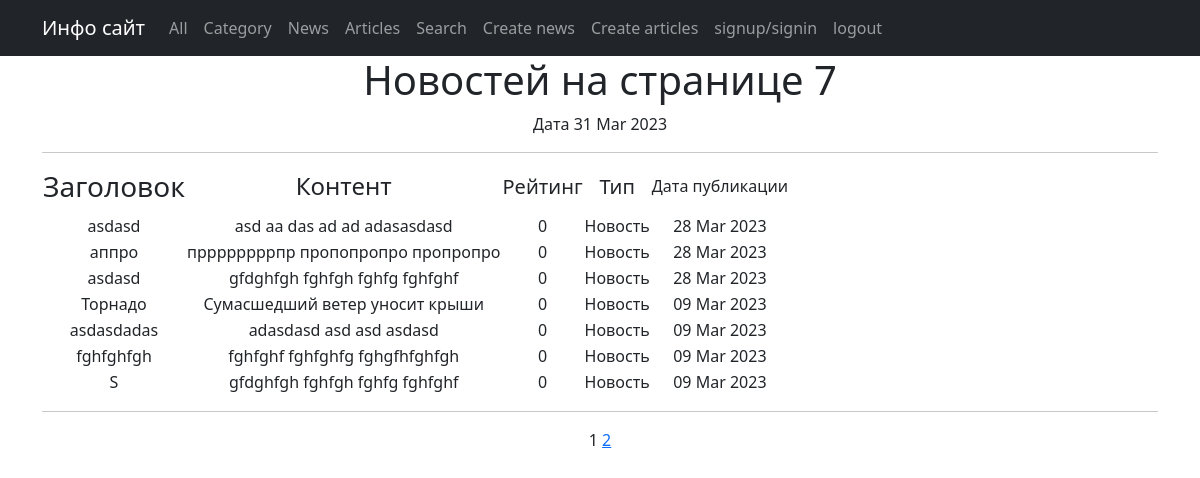
Page /posts/news/ on the earlier database version.
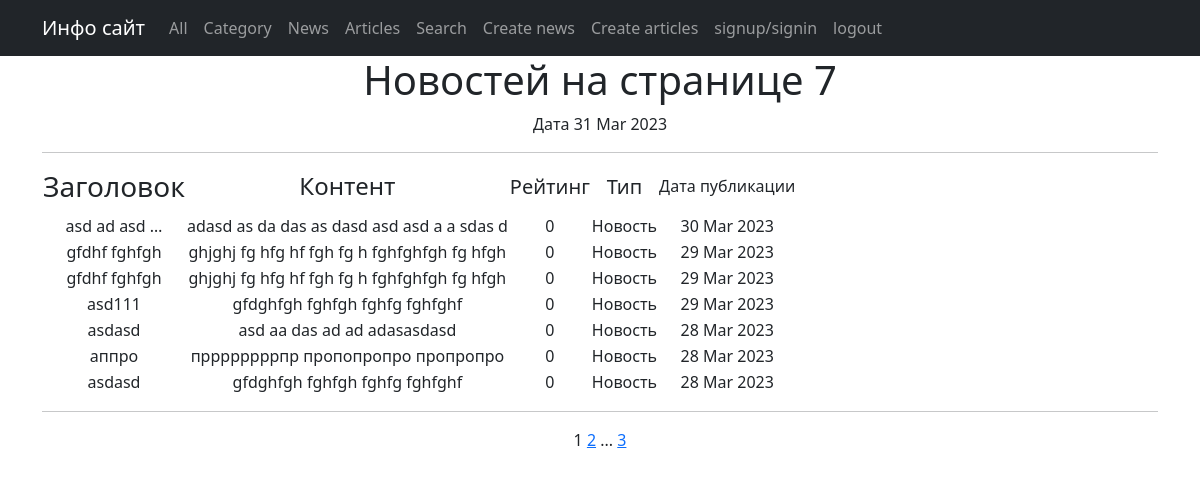
Same page on the later database version.
### posts/models.py (models this page shows, shortened)
class Post(models.Model):
    article = 'ARTI'
    news = 'NEWS'
    POST_TYPE = [
        (article, 'Статья'),
        (news, 'Новость')
    ]
    author = models.ForeignKey(Author, on_delete=models.CASCADE)
    types = models.CharField(max_length=4, choices=POST_TYPE, default=news)
    time_date = models.DateTimeField(auto_now_add=True)
    category = models.ManyToManyField(Category, through='PostCategory')
    title = models.CharField(max_length=255, blank=False)
    content = models.TextField(blank=False)
    rating = models.IntegerField(default=0)

### posts/views.py (the view)
# urls.py: path('news/', NewsList.as_view(), name='news_list'),
class NewsList(ListView):
    model = Post
    queryset = Post.objects.filter(types='NEWS')
    ordering = '-time_date'
    template_name = 'news.html'
    context_object_name = 'news'
    paginate_by = 7
    def get_queryset(self):
        queryset = super().get_queryset()
        self.filterset = PostFilter(self.request.GET, queryset)
        return self.filterset.qs
    def get_context_data(self, **kwargs):
        context = super().get_context_data(**kwargs)
        context['num_of_news'] = len(Post.objects.filter(types='NEWS'))
        return context

### posts/templatetags/custom_filters.py (called while the page is built)
@register.filter()
def censor(value):
    new_list = list(value.split())
    if isinstance(value, str):
        for i in range(len(new_list)):
            if new_list[i].lower() in censor_list:
                s = new_list[i]
                new_list[i] = s[:2] + '*' * (len(s) - 2)
        return ' '.join(new_list)
    else:
        raise TypeError('Объект не является строкой')

### posts/templatetags/custom_tags.py (called while the page is built)
@register.simple_tag()
def current_time(format_string='%b %d %Y'):
    return datetime.utcnow().strftime(format_string)

### templates/news.html (shortened to what this page needs)
{% extends 'flatpages/default.html' %}
{% load custom_filters %}
{% load custom_tags %}
{% block content %}
<h1>Новостей на странице {{ news|length }} </h1>
Дата {% current_time '%d %b %Y' %}
<hr>
    {% if news %}
        <table>
            <tr>
                <td><h3>Заголовок</h3></td>
                <td><h4>Контент</h4></td>
                <td><h5>Рейтинг</h5></td>
                <td><h5>Тип</h5></td>
                <td><h6>Дата публикации</h6></td>
            </tr>
            {% for new in news %}
            <tr>
                <td>{{ new.title|truncatewords:3|censor }}</td>
                <td>{{ new.content|truncatewords:20|censor }}</td>
                <td>{{ new.rating }}</td>
                <td>{{ new.get_types_display }}</td>
                <td>{{ new.time_date|date:'d M Y' }}</td>
            </tr>
            {% endfor %}
        </table>
    {% else %}
        <h2>Новостей нет!</h2>
    {% endif %}
    <hr>
    {{ page_obj.number }}
    {% if page_obj.has_next %}
        <a href="?page={{ page_obj.next_page_number }}">{{ page_obj.next_page_number }}</a>
        {% if paginator.num_pages != page_obj.next_page_number %}
            ...
            <a href="?page={{ page_obj.paginator.num_pages }}">{{ page_obj.paginator.num_pages }}</a>
        {% endif %}
    {% endif %}
{% endblock content %}

Differences in the rows shown:
no longer on this page (row unchanged): Post: title|censor "Торнадо", content|censor "Сумасшедший ветер уносит крыши", rating "0", types "Новость", time_date "09 Mar 2023"
no longer on this page (row unchanged): Post: title|censor "asdasdadas", content|censor "adasdasd asd asd asdasd", rating "0", types "Новость", time_date "09 Mar 2023"
no longer on this page (row unchanged): Post: title|censor "fghfghfgh", content|censor "fghfghf fghfghfg fghgfhfghfgh", rating "0", types "Новость", time_date "09 Mar 2023"
no longer on this page (row unchanged): Post: title|censor "S", content|censor "gfdghfgh fghfgh fghfg fghfghf", rating "0", types "Новость", time_date "09 Mar 2023"
added Post: title|censor "asd ad asd …", content|censor "adasd as da das as dasd asd asd a a sdas d", rating "0", types "Новость", time_date "30 Mar 2023"
added Post: title|censor "gfdhf fghfgh", content|censor "ghjghj fg hfg hf fgh fg h fghfghfgh fg hfgh", rating "0", types "Новость", time_date "29 Mar 2023"
added Post: title|censor "gfdhf fghfgh", content|censor "ghjghj fg hfg hf fgh fg h fghfghfgh fg hfgh", rating "0", types "Новость", time_date "29 Mar 2023"
added Post: title|censor "asd111", content|censor "gfdghfgh fghfgh fghfg fghfghf", rating "0", types "Новость", time_date "29 Mar 2023"
Other differences:
{{ page_obj.paginator.num_pages }}: (not shown) → "3"
